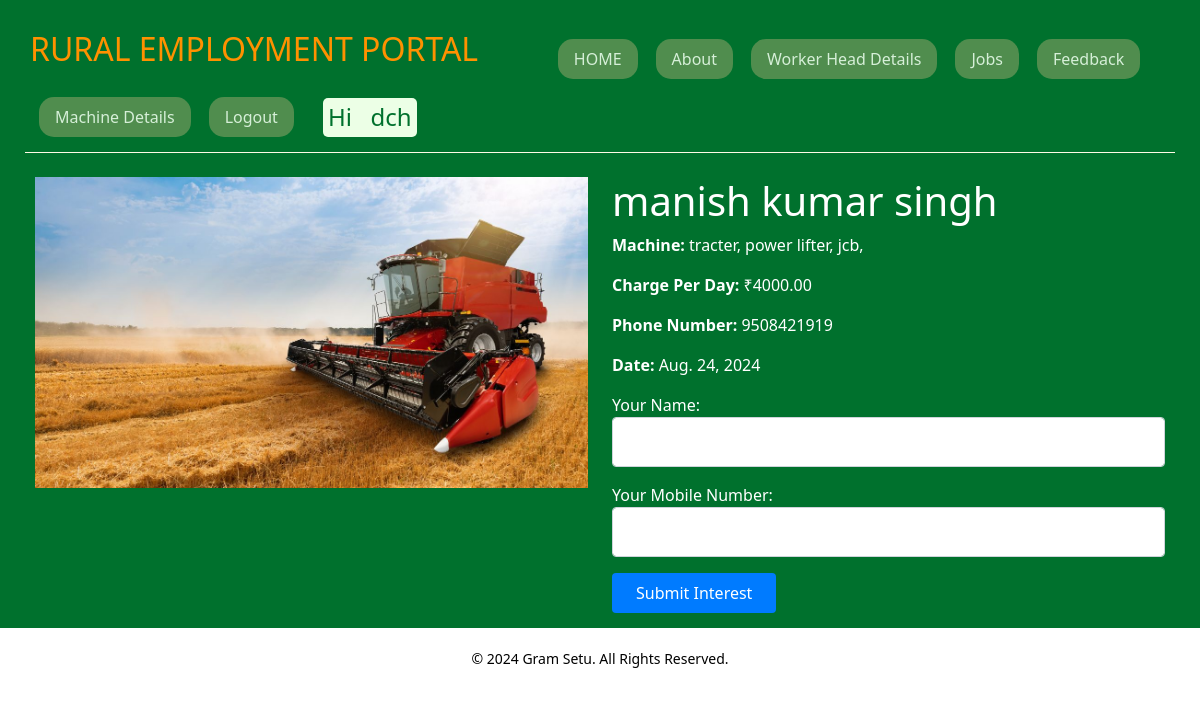
Screenshot of /machine/13/details (signed in) with the database file from the repository.
### R_E/models.py (models this page shows, shortened)
class WorkerHead(models.Model):
    id = models.AutoField(primary_key=True)  # Django adds this automatically
    user = models.ForeignKey(User, on_delete=models.CASCADE, default=1)
    name = models.CharField(max_length=30, null=False)
    numberOfWorker = models.IntegerField(null=False)
    salaryPerDay = models.IntegerField(null=False)
    machineAvailable = models.CharField(max_length=300, null=False)
    machineImage = models.ImageField(upload_to='machines/', null=True, blank=True)
    chargePerDay = models.DecimalField(max_digits=10, decimal_places=2, null=True, blank=True)
    date = models.DateField(null=False)
    phoneNumber = models.BigIntegerField(null=False, default=1234567890)
    email = models.EmailField(max_length=254, null=True, blank=True)  # New email field
    is_booked = models.BooleanField(default=False)  # New field to track booking status

### R_E/views.py (the view, shortened to what this page needs)
# urls.py: path('machine/<int:machine_id>/details', views.machine_details, name='machine_details'),
@login_required
def machine_details(request, machine_id):
    machine = get_object_or_404(WorkerHead, id=machine_id)
    return render(request, 'machine_details.html', {'machine': machine})

### R_E/context_processors.py (called while the page is built)
def current_year(request):
    return {
        'current_year': datetime.now().year
    }

### R_E/templates/machine_details.html (shortened to what this page needs)
{% extends 'base.html' %}
{% load static %}
{% block content %}
    <div class="container mt-4">
        <div class="row">
            <div class="col-md-6">
                {% if machine.machineImage %}
                    <img src="{{ machine.machineImage.url }}" class="img-fluid" alt="Machine Image">
                {% else %}
                    <img src="{% static 'default_machine_image.jpg' %}" class="img-fluid" alt="Default Image">
                {% endif %}
            </div>
            <div class="col-md-6">
                <h1>{{ machine.name }}</h1>
                <p><strong>Machine:</strong> {{ machine.machineAvailable }}</p>
                <p><strong>Charge Per Day:</strong> ₹{{ machine.chargePerDay }}</p>
                <p><strong>Phone Number:</strong> {{ machine.phoneNumber }}</p>
                <p><strong>Date:</strong> {{ machine.date }}</p>
                {% if user.is_authenticated %}
                    {% if user == machine.user %}
                        <form method="post" action="{% url 'machine_details' machine.id %}">
                            {% csrf_token %}
                            <button type="submit" name="toggle_booking" class="btn btn-primary">
                                {% if machine.is_booked %}Booked Complete{% else %}Mark as Booked{% endif %}
                            </button>
                        </form>
                    {% else %}
                        <form method="post" action="{% url 'machine_details' machine.id %}">
                            <div class="form-group">
                                <label for="user_name">Your Name:</label>
                                <input type="text" name="user_name" id="user_name" class="form-control" required>
                            </div>
                            <div class="form-group">
                                <label for="user_mobile">Your Mobile Number:</label>
                                <input type="text" name="user_mobile" id="user_mobile" class="form-control" required>
                            </div>
                            <button type="submit" class="btn btn-primary">Submit Interest</button>
                        </form>
                    {% endif %}
                {% else %}
                    <p><a href="{% url 'login' %}" class="btn btn-primary">Login to Express Interest</a></p>
                {% endif %}
            </div>
        </div>
    </div>
{% endblock %}

### R_E/templates/base.html (shortened to what this page needs)
<!DOCTYPE html>
<html>
<head>
    {% load bootstrap5 %}
    {% bootstrap_css %}
    <link rel="stylesheet" href="https://stackpath.bootstrapcdn.com/bootstrap/5.3.0/css/bootstrap.min.css">
</head>
<body>
<div class="container-fluid" style="color:white;padding:15px;background-color:#00712D;">
    <ul class="nav" style="padding:5px;margin:10px;color:#D5ED9F;border-bottom:1px solid #FFFBE6;" id="navigation">
        <li>
            <h2 style="color:#FF9100;">RURAL EMPLOYMENT PORTAL</h2>
        </li>
        <li class="nav-item">
            <a class="nav-link active" href="/" style="background-color:#508D4E;border-radius:15px;color:#D6EFD8;transition:background-color 1s ease-in-out, color 1s ease-in-out;">
            <span>HOME</span>
            </a>
        </li>
        <li class="nav-item">
            <a class="nav-link active" href="/about" style="background-color:#508D4E;border-radius:15px;color:#D6EFD8;transition:background-color 1s ease-in-out, color 1s ease-in-out;">
                <span>About</span>
            </a>
        </li>
        {% if user.is_authenticated %}
        <li class="nav-item">
            <a class="nav-link active" href="/worker" style="background-color:#508D4E;border-radius:15px;color:#D6EFD8;transition:background-color 1s ease-in-out, color 1s ease-in-out;">
                <span>Worker Head Details</span>
            </a>
        </li>
        <li class="nav-item">
            <a class="nav-link active" href="/job" style="background-color:#508D4E;border-radius:15px;color:#D6EFD8;transition:background-color 1s ease-in-out, color 1s ease-in-out;">
                <span>Jobs</span>
            </a>
        </li>
        <li class="nav-item">
            <a class="nav-link active" href="/feedback" style="background-color:#508D4E;border-radius:15px;color:#D6EFD8;transition:background-color 1s ease-in-out, color 1s ease-in-out;">
                <span>Feedback</span>
            </a>
        </li>
        <li class="nav-item">
            <a class="nav-link active" href="{% url 'machine_list' %}" style="background-color:#508D4E;border-radius:15px;color:#D6EFD8;transition:background-color 1s ease-in-out, color 1s ease-in-out;">Machine Details</a></li>
        <li class="nav-item">
            <a class="nav-link active" href="/logout" style="background-color:#508D4E;border-radius:15px;color:#D6EFD8;transition:background-color 1s ease-in-out, color 1s ease-in-out;">
                <span>Logout</span>
            </a>
        </li>
        <li class="nav-item">
            <h4 style="margin:10px;margin-left:20px;background-color:#ECFFE6;color:#00712D;padding:5px;border-radius:5px;">Hi  &nbsp;&nbsp;{{ user.username }} </h4>
        </li>
        {% endif %}
    </ul>
    {% block content %}{% endblock %}
</div>
<footer class="footer">
    <div class="container">
        <p class="footer-text">
            © 2024 Gram Setu. All Rights Reserved.
        </p>
    </div>
</footer>
</body>
</html>

### R_E/templates/base.html (style rules this page uses)
a { margin: 9px; }
.footer { background-color: #343a40; color: black; background-color: white; padding: 20px; text-align: center; width: 100%; bottom: 0; left: 0; }
.footer-text { margin: 0; font-size: 14px; }
.container { max-width: 1400px; margin: auto; padding: 0 20px; }
#navigation { background-color: #00712D; }
.nav-link.active, .nav-link.active:hover { background-color: #508D4E; border-radius: 15px; color: #D6EFD8; transition: background-color 1s ease-in-out, color 1s ease-in-out; }

### R_E/templates/machine_details.html (style rules this page uses)
.form-group { margin-bottom: 1rem; }
.form-control { padding: 0.75rem; font-size: 1rem; border-radius: 0.25rem; border: 1px solid #ced4da; }
.btn { padding: 0.5rem 1.5rem; font-size: 1rem; border-radius: 0.25rem; background-color: #007bff; color: white; border: none; cursor: pointer; transition: background-color 0.3s ease; }

### rows the page displays
WorkerHead: machineImage (picture), name "manish kumar singh", machineAvailable "tracter, power lifter, jcb,", chargePerDay "4000.00", phoneNumber "9508421919", date "Aug. 24, 2024"

### other values shown
{{ user.username }} "dch"
